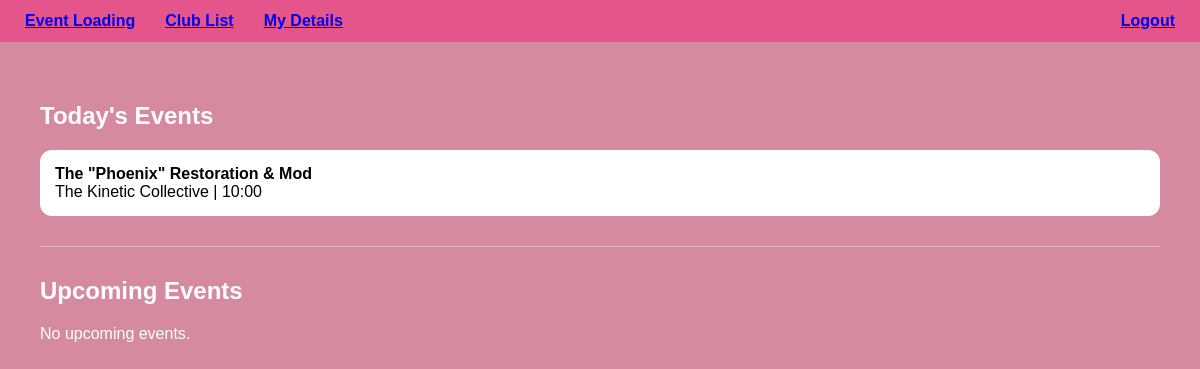
/student (signed in), run on the app's committed database.
### tables this page shows
CREATE TABLE event (
    id INTEGER PRIMARY KEY AUTOINCREMENT,
    name TEXT,
    club TEXT,
    description TEXT,
    date TEXT,
    time TEXT,
    mode TEXT,
    venue TEXT,
    platform TEXT,
    is_paid TEXT,
    payment_amount TEXT,
    gpay_number TEXT,
    participation_type TEXT,
    activity_points TEXT,
    contact_details TEXT,
    qr_code_link TEXT
, club_id INTEGER);

### app.py (the view)
@app.route('/student')
def student_dashboard():
    if 'role' not in session or session['role'] != 'student':
        return redirect('/login')
    tab = request.args.get('tab', 'loading')
    conn = get_db_connection()
    student = conn.execute(
        'SELECT * FROM students WHERE user_id = ?',
        (session['user_id'],)
    ).fetchone()
    events = conn.execute('SELECT * FROM event').fetchall()
    clubs = conn.execute('SELECT DISTINCT club FROM event').fetchall()
    conn.close()
    today = date.today().isoformat()
    today_events = []
    upcoming = []
    past = []
    for event in events:
        if event['date'] == today:
            today_events.append(event)
        elif event['date'] > today:
            upcoming.append(event)
        else:
            past.append(event)
    upcoming.sort(key=lambda x: (x['date'], x['time']))
    past.sort(key=lambda x: (x['date'], x['time']), reverse=True)
    return render_template(
        'student_dashboard.html',
        tab=tab,
        today_events=today_events,
        upcoming=upcoming,
        past=past,
        clubs=clubs,
        student=student
    )

### app.py (called while the page is built)
def get_db_connection():
    conn = sqlite3.connect('events.db')
    conn.row_factory = sqlite3.Row
    return conn

### templates/student_dashboard.html (shortened to what this page needs)
<!DOCTYPE html>
<html>
<head>
    <link href="https://fonts.cdnfonts.com/css/glacial-indifference-2" rel="stylesheet">
</head>
<body>
<nav style="
    background-color: #E4568B;
    padding: 12px 25px;
    display: flex;
    align-items: center;
    gap: 30px;
    font-weight: bold;
">
    <a href="/student?tab=loading">Event Loading</a>
    <a href="/student?tab=clubs">Club List</a>
    <a href="/student?tab=profile">My Details</a>
    <a href="/logout" style="margin-left:auto;">Logout</a>
</nav>
<div class="container">
{% if tab == 'loading' %}
    <h2>Today's Events</h2>
    {% for event in today_events %}
        <a class="card-link" href="/event/{{ event.id }}">
            <div class="card">
                <strong>{{ event.name }}</strong><br>
                {{ event.club }} | {{ event.time }}
            </div>
        </a>
    {% else %}
        <p>No events today.</p>
    {% endfor %}
    <hr>
    <h2>Upcoming Events</h2>
    {% for event in upcoming %}
        <a class="card-link" href="/event/{{ event.id }}">
            <div class="card">
                <strong>{{ event.name }}</strong><br>
                {{ event.club }} | {{ event.date }} | {{ event.time }}
            </div>
        </a>
    {% else %}
        <p>No upcoming events.</p>
    {% endfor %}
{% endif %}
</div>
</body>
</html>

### templates/student_dashboard.html (style rules this page uses)
body { font-family: 'Glacial Indifference', sans-serif; margin: 0; background-color: #D58A9F; }
.container { padding: 40px; color: white; }
.card { background-color: white; color: black; padding: 15px; margin-bottom: 15px; border-radius: 12px; transition: 0.2s ease; }
a.card-link { text-decoration: none; }
h2 { color: white; }
hr { margin: 30px 0; border: none; border-top: 1px solid white; opacity: 0.4; }

### data on the page
event: name "The \"Phoenix\" Restoration & Mod", club "The Kinetic Collective", time "10:00"
